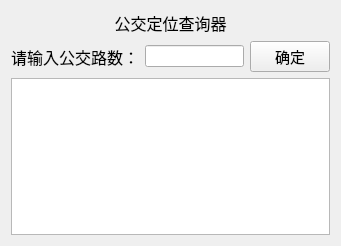
<?xml version="1.0" encoding="UTF-8"?>
<ui version="4.0">
 <class>user_widget</class>
 <widget class="QWidget" name="user_widget">
  <property name="geometry">
   <rect>
    <x>0</x>
    <y>0</y>
    <width>341</width>
    <height>246</height>
   </rect>
  </property>
  <property name="windowTitle">
   <string>user_widget</string>
  </property>
  <layout class="QVBoxLayout" name="verticalLayout">
   <item>
    <widget class="QLabel" name="label">
     <property name="font">
      <font>
       <pointsize>12</pointsize>
      </font>
     </property>
     <property name="text">
      <string>公交定位查询器</string>
     </property>
     <property name="alignment">
      <set>Qt::AlignCenter</set>
     </property>
    </widget>
   </item>
   <item>
    <layout class="QHBoxLayout" name="horizontalLayout">
     <item>
      <widget class="QLabel" name="label_2">
       <property name="font">
        <font>
         <pointsize>12</pointsize>
        </font>
       </property>
       <property name="text">
        <string>请输入公交路数：</string>
       </property>
      </widget>
     </item>
     <item>
      <widget class="QLineEdit" name="lineEdit"/>
     </item>
     <item>
      <widget class="QPushButton" name="enter">
       <property name="font">
        <font>
         <pointsize>11</pointsize>
        </font>
       </property>
       <property name="text">
        <string>确定</string>
       </property>
      </widget>
     </item>
    </layout>
   </item>
   <item>
    <widget class="QListWidget" name="listWidget"/>
   </item>
  </layout>
 </widget>
 <layoutdefault spacing="6" margin="11"/>
 <resources/>
 <connections/>
</ui>
